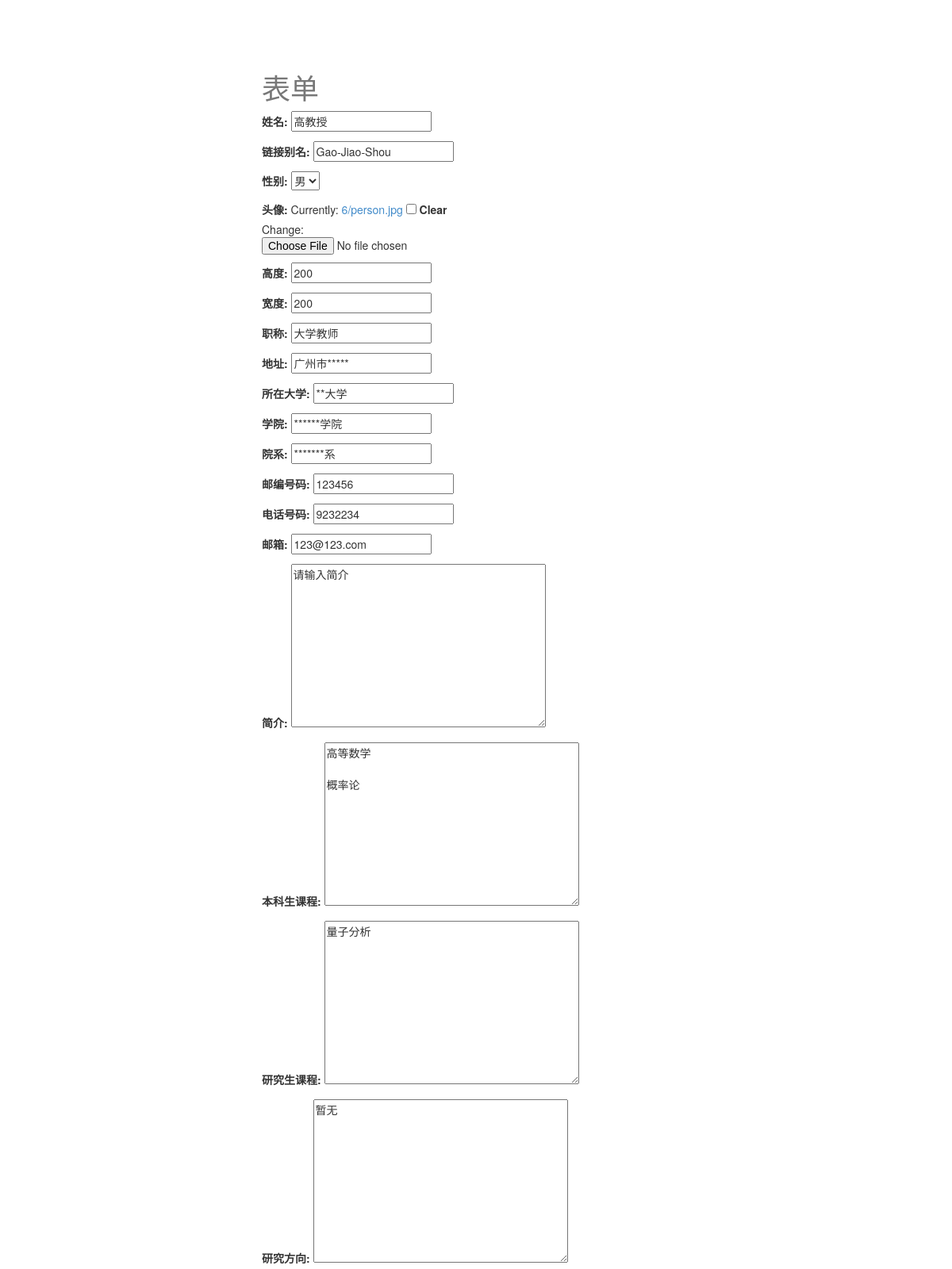
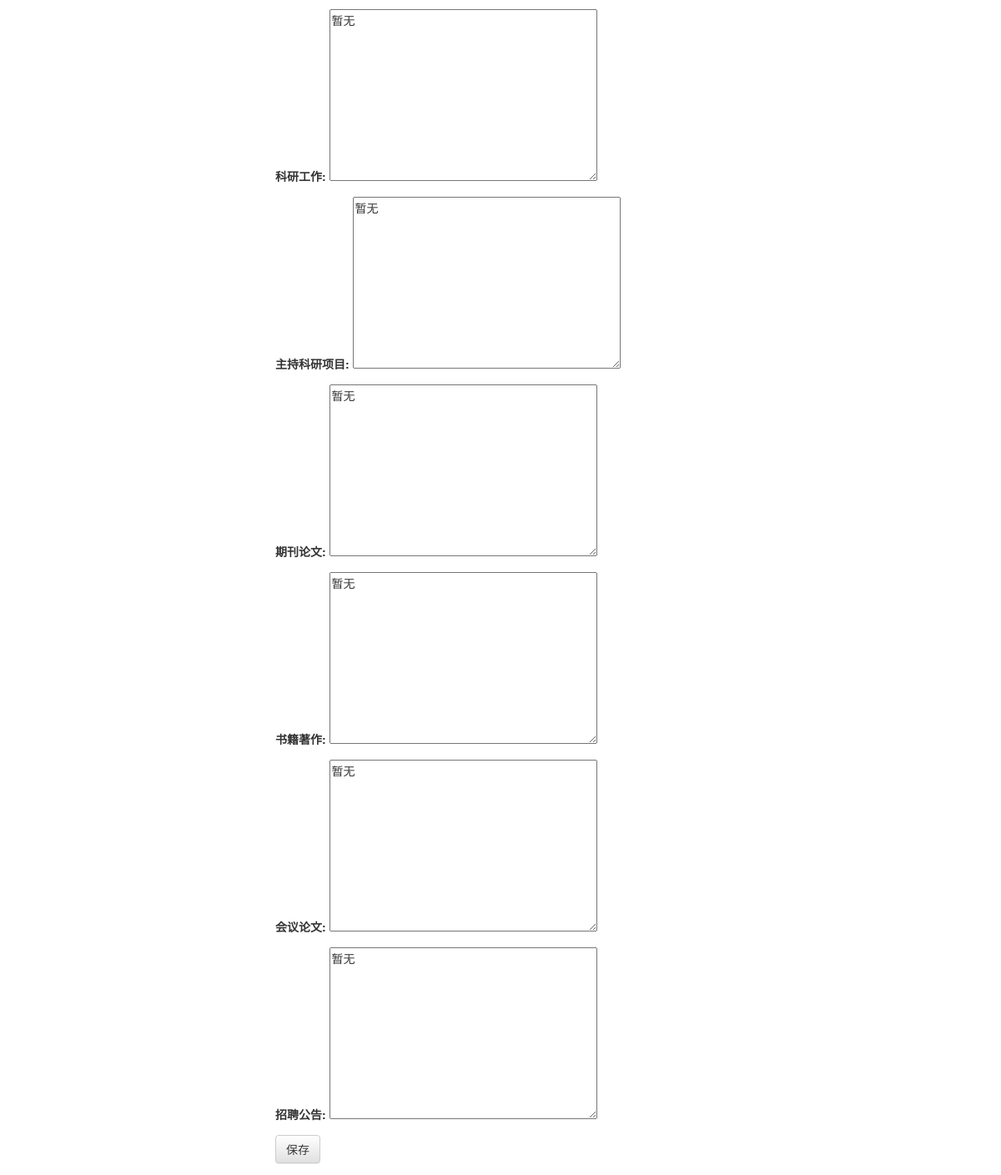
The app's page /Teachers/Gao-Jiao-Shou/edit (signed in) with its own data (2 pictures, top to bottom).
### Teachers/models.py (models this page shows, shortened)
class Teacher(models.Model):
    name = models.CharField(verbose_name = '姓名' ,max_length=30,default='')
    slug = models.SlugField(verbose_name = "链接别名",unique=True)
    image = models.ImageField(verbose_name = "头像",upload_to=upload_location,
            null=True,
            blank=True,
            width_field="width_field",
            height_field="height_field")
    height_field = models.IntegerField(verbose_name = "高度",default=0)
    width_field = models.IntegerField(verbose_name = "宽度",default=0)
    sex_choice = (("Male","男"),("Female","女"))
    sex = models.CharField(verbose_name = "性别",max_length=10,choices=sex_choice,default='Male')
    professional_title = models.CharField(verbose_name = "职称",max_length=120,default = '大学教师')
    address = models.CharField(verbose_name = "地址",max_length=120,default = '')
    college = models.CharField(verbose_name = "所在大学",max_length=30,default = '')
    academy = models.CharField(verbose_name = "学院",max_length=30,default = '')
    institution = models.CharField(verbose_name = "院系",max_length=30,default = '')
    post_number = models.IntegerField(verbose_name = "邮编号码",default = 0)
    phone_number =  models.CharField(verbose_name = "电话号码",max_length=30,default = '')
    mail = models.EmailField(verbose_name = "邮箱",max_length = 254)
    content = models.TextField(verbose_name = "简介",default = u'请输入简介')
    UG_lesson = models.TextField(verbose_name = '本科生课程',default='')
    PG_lesson =  models.TextField(verbose_name = '研究生课程',default='')
    research_direction =  models.TextField(verbose_name = '研究方向',default='')
    research =  models.TextField(verbose_name = '科研工作',default='')
    hold_project =  models.TextField(verbose_name = '主持科研项目',default='')
    papers =  models.TextField(verbose_name = '期刊论文',default='')
    books =  models.TextField(verbose_name = '书籍著作',default='')
    conference_papers =  models.TextField(verbose_name = '会议论文',default='')
    recruitment =  models.TextField(verbose_name = '招聘公告',default='')
    updated = models.DateTimeField(auto_now=True, auto_now_add=False)
    timestamp = models.DateTimeField(auto_now=False, auto_now_add=True)
    class Meta:
        ordering = ["-timestamp", "-updated"]

### Teachers/views.py (the view)
# urls.py: url(r'^(?P<slug>[\w-]+)/edit$', Teacher_update),
def Teacher_update(request, slug=None):
	if not request.user.is_staff or not request.user.is_superuser:
		raise Http404
	instance = get_object_or_404(Teacher, slug=slug)
	form = PostForm(request.POST or None, request.FILES or None, instance=instance)
	if form.is_valid():
		instance = form.save(commit=False)
		instance.save()
		messages.success(request, "<a href='#'>教师更新成功</a> ", extra_tags='html_safe')
		return HttpResponseRedirect(instance.get_views_url())
	context = {
		"title": instance.name,
		"instance": instance,
		"form":form,
	}
	return render(request, "Teacher_form.html", context)

### Teachers/forms.py
class PostForm(forms.ModelForm):
    class Meta:
        model = Teacher
        fields = [
            "name",
            "slug",
            "sex",
            "image",
            "height_field",
            "width_field",
            "professional_title",
            "address",
            "college",
            "academy",
            "institution",
            "post_number",
            "phone_number",
            "mail",
            "content",
            "UG_lesson",
            "PG_lesson",
            "research_direction",
            "research",
            "hold_project",
            "papers",
	        "books",
            "conference_papers",
            "recruitment",
        ]

### templates/Teacher_form.html
{% extends "base.html" %}
{% block content %}
<div class='col-sm-6 col-sm-offset-3'>
<h1>表单</h1>
<form method='POST' action='' enctype='multipart/form-data'>{% csrf_token %}
{{ form.as_p }}
<input type='submit' class='btn btn-default' value='保存' />
</form>
</div>
{% endblock content %}

### static/css/base.css (style rules this page uses)
h1 { color: #777777; }
body { padding-top: 70px; }

### records on screen
Teacher: name "高教授", slug "Gao-Jiao-Shou", sex "男", height_field "200", width_field "200", professional_title "大学教师", address "广州市*****", college "**大学", academy "******学院", institution "*******系", post_number "123456", phone_number "9232234", mail "123@123.com", content "请输入简介", UG_lesson "高等数学 概率论", PG_lesson "量子分析", research_direction "暂无", research "暂无", hold_project "暂无", papers "暂无", books "暂无", conference_papers "暂无", recruitment "暂无"
